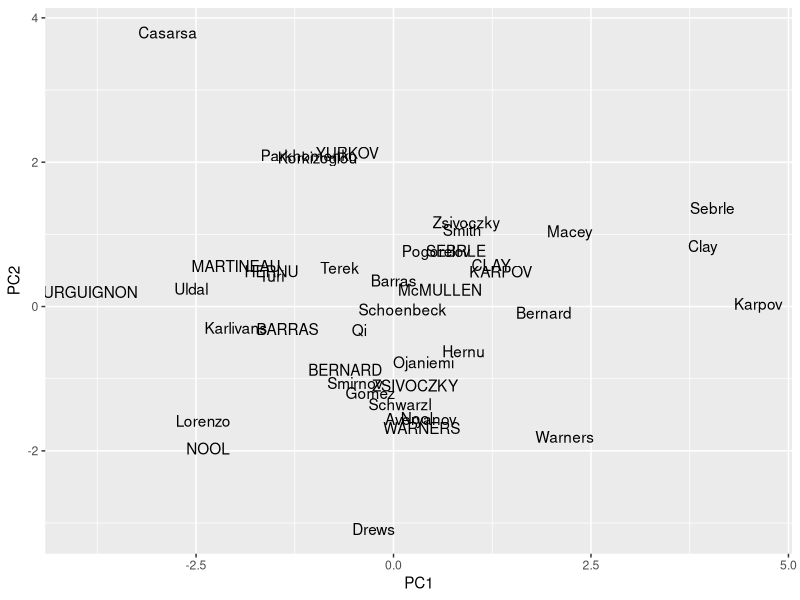
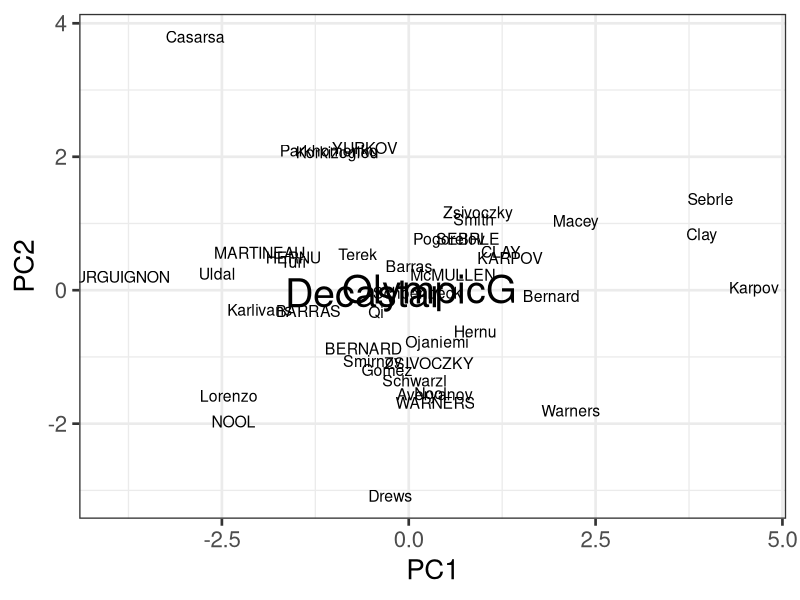
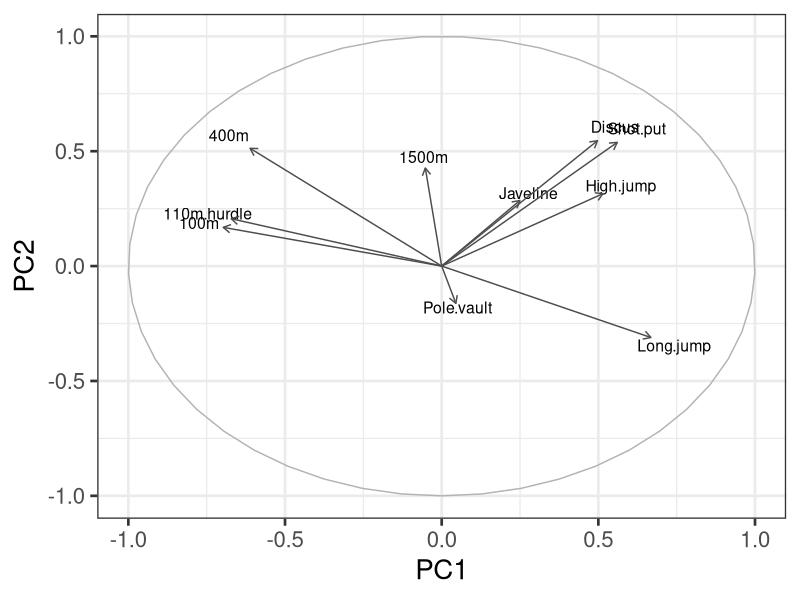
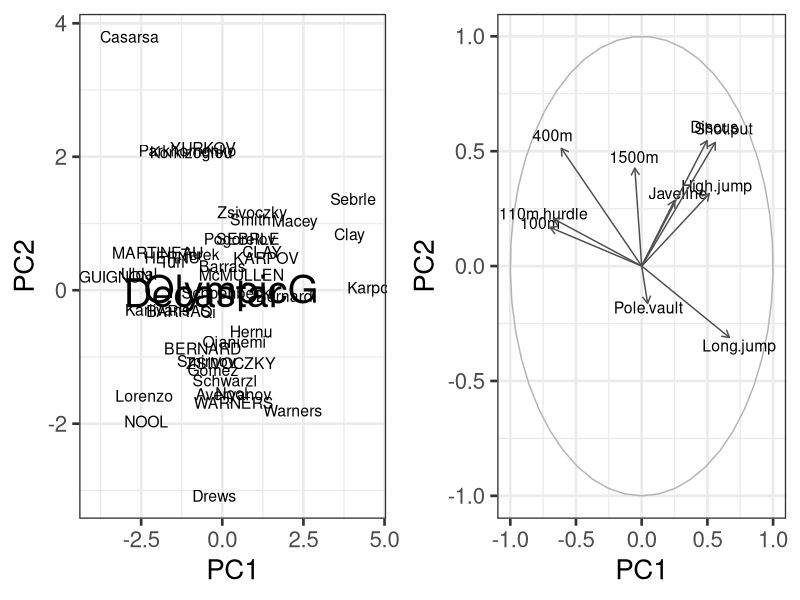

Source code (R) for these figures, in order:
# Plotting the output of FactoMineR's PCA using ggplot2
#
# load libraries
library(FactoMineR)
library(ggplot2)
library(scales)
library(grid)
library(plyr)
library(gridExtra)
#
# start with a clean slate
rm(list=ls(all=TRUE)) 
#
# load example data from the FactoMineR package
data(decathlon)
#
# compute PCA
res.pca <- PCA(decathlon, quanti.sup = 11:12, quali.sup=13, graph = FALSE)
#
# extract some parts for plotting
PC1 <- res.pca$ind$coord[,1]
PC2 <- res.pca$ind$coord[,2]
labs <- rownames(res.pca$ind$coord)
PCs <- data.frame(cbind(PC1,PC2))
rownames(PCs) <- labs
#
# Just showing the individual samples...
ggplot(PCs, aes(PC1,PC2, label=rownames(PCs))) + 
  geom_text() 
#
# Now get supplementary categorical variables
cPC1 <- res.pca$quali.sup$coor[,1]
cPC2 <- res.pca$quali.sup$coor[,2]
clabs <- rownames(res.pca$quali.sup$coor)
cPCs <- data.frame(cbind(cPC1,cPC2))
rownames(cPCs) <- clabs
colnames(cPCs) <- colnames(PCs)
#
# Put samples and categorical variables (ie. grouping
# of samples) all together
p <- ggplot() + theme_bw(base_size = 20) 
# no data so there's nothing to plot...
# add on data 
p <- p + geom_text(data=PCs, aes(x=PC1,y=PC2,label=rownames(PCs)), size=4) 
p <- p + geom_text(data=cPCs, aes(x=cPC1,y=cPC2,label=rownames(cPCs)),size=10)
p # show plot with both layers
#
# clear the plot
dev.off()
#
# Now extract variables
#
vPC1 <- res.pca$var$coord[,1]
vPC2 <- res.pca$var$coord[,2]
vlabs <- rownames(res.pca$var$coord)
vPCs <- data.frame(cbind(vPC1,vPC2))
rownames(vPCs) <- vlabs
colnames(vPCs) <- colnames(PCs)
#
# and plot them
#
pv <- ggplot() + theme_bw(base_size = 20) 
# no data so there's nothing to plot
# put a faint circle there, as is customary
angle <- seq(-pi, pi, length = 50) 
df <- data.frame(x = sin(angle), y = cos(angle)) 
pv <- pv + geom_path(aes(x, y), data = df, colour="grey70") 
#
# add on arrows and variable labels
pv <- pv + geom_text(data=vPCs, aes(x=vPC1,y=vPC2,label=rownames(vPCs)), size=4) + xlab("PC1") + ylab("PC2")
pv <- pv + geom_segment(data=vPCs, aes(x = 0, y = 0, xend = vPC1*0.9, yend = vPC2*0.9), arrow = arrow(length = unit(1/2, 'picas')), color = "grey30")
pv # show plot 
#
# clear the plot
dev.off()
#
# Now put them side by side
#
library(gridExtra)
grid.arrange(p,pv,nrow=1)
# 
# Now they can be saved or exported...
#
# tidy up by deleting the plots
#
dev.off()
